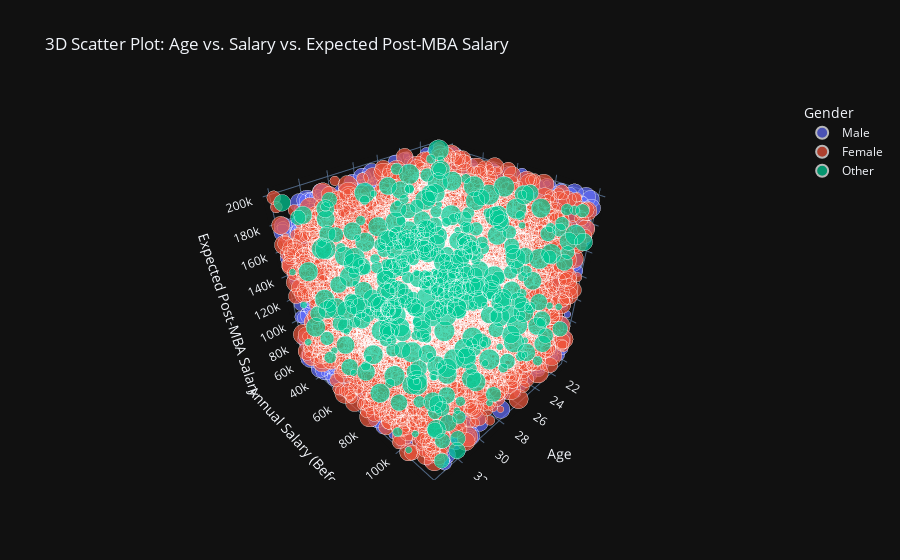

Notebook code cell kept with this figure:
### Code cell
# Step 1: Load the dataset
df = pd.read_csv("mba_decision_dataset.csv")

# Step 2: Create the 3D scatter plot
fig = px.scatter_3d(
    df,
    x="Age",
    y="Annual Salary (Before MBA)",
    z="Expected Post-MBA Salary",
    color="Gender",
    size="Years of Work Experience",
    title="3D Scatter Plot: Age vs. Salary vs. Expected Post-MBA Salary",
    template="plotly_dark"
)

# Step 3: Show the plot
fig.show()

### Figure 1 — Plotly figure (JSON) as saved in the notebook; plotly's stock layout.template omitted (floating-point values rounded to 4 significant figures; data arrays with more than 128 entries replaced by an {"elided": "..."} marker saying what was removed)
{"data": [{"hovertemplate": "Gender=Male<br>Age=%{x}<br>Annual Salary (Before MBA)=%{y}<br>Expected Post-MBA Salary=%{z}<br>Years of Work Experience=%{marker.size}<extra></extra>", "legendgroup": "Male", "marker": {"color": "#636efa", "size": {"elided": "5073 int values"}, "sizemode": "area", "sizeref": 0.0225, "symbol": "circle"}, "mode": "markers", "name": "Male", "scene": "scene", "showlegend": true, "type": "scatter3d", "x": {"elided": "5073 int values"}, "y": {"elided": "5073 int values"}, "z": {"elided": "5073 int values"}}, {"hovertemplate": "Gender=Female<br>Age=%{x}<br>Annual Salary (Before MBA)=%{y}<br>Expected Post-MBA Salary=%{z}<br>Years of Work Experience=%{marker.size}<extra></extra>", "legendgroup": "Female", "marker": {"color": "#EF553B", "size": {"elided": "4460 int values"}, "sizemode": "area", "sizeref": 0.0225, "symbol": "circle"}, "mode": "markers", "name": "Female", "scene": "scene", "showlegend": true, "type": "scatter3d", "x": {"elided": "4460 int values"}, "y": {"elided": "4460 int values"}, "z": {"elided": "4460 int values"}}, {"hovertemplate": "Gender=Other<br>Age=%{x}<br>Annual Salary (Before MBA)=%{y}<br>Expected Post-MBA Salary=%{z}<br>Years of Work Experience=%{marker.size}<extra></extra>", "legendgroup": "Other", "marker": {"color": "#00cc96", "size": {"elided": "467 int values"}, "sizemode": "area", "sizeref": 0.0225, "symbol": "circle"}, "mode": "markers", "name": "Other", "scene": "scene", "showlegend": true, "type": "scatter3d", "x": {"elided": "467 int values"}, "y": {"elided": "467 int values"}, "z": {"elided": "467 int values"}}], "layout": {"legend": {"itemsizing": "constant", "title": {"text": "Gender"}, "tracegroupgap": 0}, "scene": {"domain": {"x": [0, 1], "y": [0, 1]}, "xaxis": {"title": {"text": "Age"}}, "yaxis": {"title": {"text": "Annual Salary (Before MBA)"}}, "zaxis": {"title": {"text": "Expected Post-MBA Salary"}}}, "title": {"text": "3D Scatter Plot: Age vs. Salary vs. Expected Post-MBA Salary"}}}
